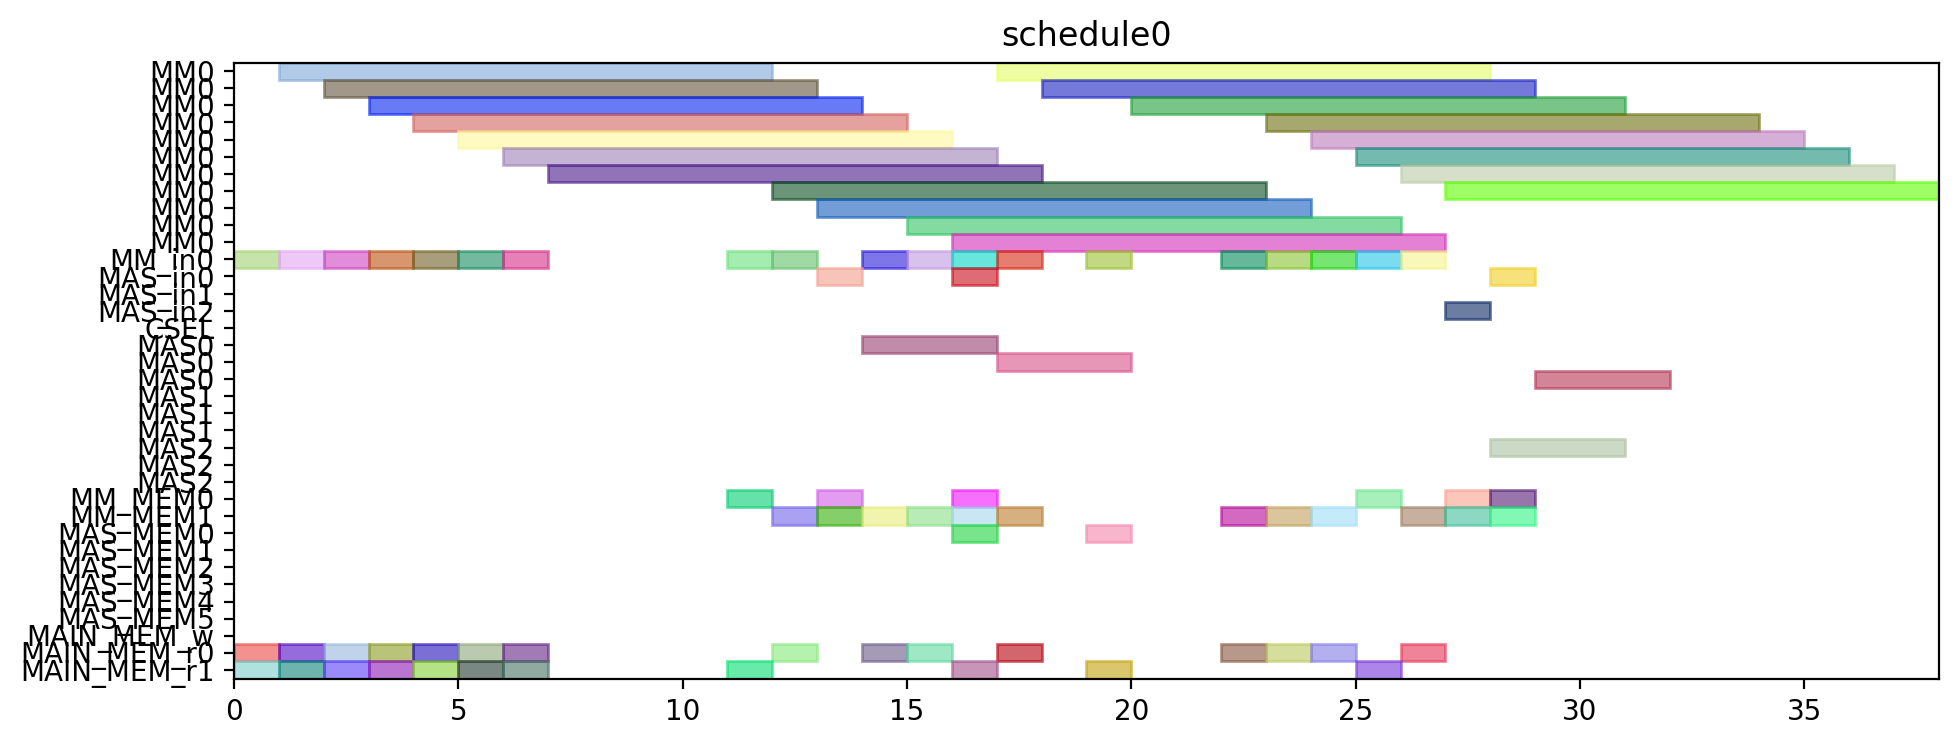

The Python source for this figure:
from pyschedule import Scenario, solvers, plotters, alt


def solve():
	horizon = 120
	S = Scenario("schedule0", horizon=horizon)

	# resource
	MM = S.Resources('MM', num=1, size=11)
	MM_in = S.Resources('MM_in', num=1)
	MAS_in = S.Resources('MAS_in', num=3)
	CSEL = S.Resource('CSEL')
	MAS = S.Resources('MAS', num=3, size=3, periods=range(1, horizon))
	MM_MEM = S.Resources('MM_MEM', num=2)
	MAS_MEM = S.Resources('MAS_MEM', num=6)
	MAIN_MEM_w = S.Resource('MAIN_MEM_w', size=1)
	MAIN_MEM_r = S.Resources('MAIN_MEM_r', num=2)

	# result of previous scheduling

	# new tasks
	Z_exp2 = S.Task('Z_exp2', length=11, delay_cost=1)
	Z_exp2 += alt(MM)
	Z_exp2_in = S.Task('Z_exp2_in', length=1, delay_cost=1)
	Z_exp2_in += alt(MM_in)
	S += Z_exp2_in*MM_in[0]<=Z_exp2*MM[0]
	Z_exp2_mem0 = S.Task('Z_exp2_mem0', length=1, delay_cost=1)
	Z_exp2_mem0 += MAIN_MEM_r[0]
	S += Z_exp2_mem0 <= Z_exp2

	Z_exp2_mem1 = S.Task('Z_exp2_mem1', length=1, delay_cost=1)
	Z_exp2_mem1 += MAIN_MEM_r[1]
	S += Z_exp2_mem1 <= Z_exp2

	NX0 = S.Task('NX0', length=11, delay_cost=1)
	NX0 += alt(MM)
	NX0_in = S.Task('NX0_in', length=1, delay_cost=1)
	NX0_in += alt(MM_in)
	S += NX0_in*MM_in[0]<=NX0*MM[0]
	NX0_mem0 = S.Task('NX0_mem0', length=1, delay_cost=1)
	NX0_mem0 += MAIN_MEM_r[0]
	S += NX0_mem0 <= NX0

	NX0_mem1 = S.Task('NX0_mem1', length=1, delay_cost=1)
	NX0_mem1 += MAIN_MEM_r[1]
	S += NX0_mem1 <= NX0

	k0_10_Z1 = S.Task('k0_10_Z1', length=11, delay_cost=1)
	k0_10_Z1 += alt(MM)
	k0_10_Z1_in = S.Task('k0_10_Z1_in', length=1, delay_cost=1)
	k0_10_Z1_in += alt(MM_in)
	S += k0_10_Z1_in*MM_in[0]<=k0_10_Z1*MM[0]
	k0_10_Z1_mem0 = S.Task('k0_10_Z1_mem0', length=1, delay_cost=1)
	k0_10_Z1_mem0 += MAIN_MEM_r[0]
	S += k0_10_Z1_mem0 <= k0_10_Z1

	k0_10_Z1_mem1 = S.Task('k0_10_Z1_mem1', length=1, delay_cost=1)
	k0_10_Z1_mem1 += MAIN_MEM_r[1]
	S += k0_10_Z1_mem1 <= k0_10_Z1

	DX0 = S.Task('DX0', length=11, delay_cost=1)
	DX0 += alt(MM)
	DX0_in = S.Task('DX0_in', length=1, delay_cost=1)
	DX0_in += alt(MM_in)
	S += DX0_in*MM_in[0]<=DX0*MM[0]
	DX0_mem0 = S.Task('DX0_mem0', length=1, delay_cost=1)
	DX0_mem0 += MAIN_MEM_r[0]
	S += DX0_mem0 <= DX0

	DX0_mem1 = S.Task('DX0_mem1', length=1, delay_cost=1)
	DX0_mem1 += MAIN_MEM_r[1]
	S += DX0_mem1 <= DX0

	NY0 = S.Task('NY0', length=11, delay_cost=1)
	NY0 += alt(MM)
	NY0_in = S.Task('NY0_in', length=1, delay_cost=1)
	NY0_in += alt(MM_in)
	S += NY0_in*MM_in[0]<=NY0*MM[0]
	NY0_mem0 = S.Task('NY0_mem0', length=1, delay_cost=1)
	NY0_mem0 += MAIN_MEM_r[0]
	S += NY0_mem0 <= NY0

	NY0_mem1 = S.Task('NY0_mem1', length=1, delay_cost=1)
	NY0_mem1 += MAIN_MEM_r[1]
	S += NY0_mem1 <= NY0

	k2_14_Z1 = S.Task('k2_14_Z1', length=11, delay_cost=1)
	k2_14_Z1 += alt(MM)
	k2_14_Z1_in = S.Task('k2_14_Z1_in', length=1, delay_cost=1)
	k2_14_Z1_in += alt(MM_in)
	S += k2_14_Z1_in*MM_in[0]<=k2_14_Z1*MM[0]
	k2_14_Z1_mem0 = S.Task('k2_14_Z1_mem0', length=1, delay_cost=1)
	k2_14_Z1_mem0 += MAIN_MEM_r[0]
	S += k2_14_Z1_mem0 <= k2_14_Z1

	k2_14_Z1_mem1 = S.Task('k2_14_Z1_mem1', length=1, delay_cost=1)
	k2_14_Z1_mem1 += MAIN_MEM_r[1]
	S += k2_14_Z1_mem1 <= k2_14_Z1

	DY0 = S.Task('DY0', length=11, delay_cost=1)
	DY0 += alt(MM)
	DY0_in = S.Task('DY0_in', length=1, delay_cost=1)
	DY0_in += alt(MM_in)
	S += DY0_in*MM_in[0]<=DY0*MM[0]
	DY0_mem0 = S.Task('DY0_mem0', length=1, delay_cost=1)
	DY0_mem0 += MAIN_MEM_r[0]
	S += DY0_mem0 <= DY0

	DY0_mem1 = S.Task('DY0_mem1', length=1, delay_cost=1)
	DY0_mem1 += MAIN_MEM_r[1]
	S += DY0_mem1 <= DY0

	Z_exp3 = S.Task('Z_exp3', length=11, delay_cost=1)
	Z_exp3 += alt(MM)
	Z_exp3_in = S.Task('Z_exp3_in', length=1, delay_cost=1)
	Z_exp3_in += alt(MM_in)
	S += Z_exp3_in*MM_in[0]<=Z_exp3*MM[0]
	Z_exp3_mem0 = S.Task('Z_exp3_mem0', length=1, delay_cost=1)
	Z_exp3_mem0 += alt(MM_MEM)
	S += (Z_exp2*MM[0])-1 < Z_exp3_mem0*MM_MEM[0]
	S += Z_exp3_mem0 <= Z_exp3

	Z_exp3_mem1 = S.Task('Z_exp3_mem1', length=1, delay_cost=1)
	Z_exp3_mem1 += MAIN_MEM_r[1]
	S += Z_exp3_mem1 <= Z_exp3

	NX1_ = S.Task('NX1_', length=3, delay_cost=1)
	NX1_ += alt(MAS)
	NX1__in = S.Task('NX1__in', length=1, delay_cost=1)
	NX1__in += alt(MAS_in)
	S += NX1__in*MAS_in[0]<=NX1_*MAS[0]

	S += NX1__in*MAS_in[1]<=NX1_*MAS[1]

	S += NX1__in*MAS_in[2]<=NX1_*MAS[2]

	NX1__mem0 = S.Task('NX1__mem0', length=1, delay_cost=1)
	NX1__mem0 += alt(MM_MEM)
	S += (NX0*MM[0])-1 < NX1__mem0*MM_MEM[0]
	S += NX1__mem0 <= NX1_

	NX1__mem1 = S.Task('NX1__mem1', length=1, delay_cost=1)
	NX1__mem1 += alt(MM_MEM)
	S += (k0_10_Z1*MM[0])-1 < NX1__mem1*MM_MEM[1]
	S += NX1__mem1 <= NX1_

	k0_9_Z2 = S.Task('k0_9_Z2', length=11, delay_cost=1)
	k0_9_Z2 += alt(MM)
	k0_9_Z2_in = S.Task('k0_9_Z2_in', length=1, delay_cost=1)
	k0_9_Z2_in += alt(MM_in)
	S += k0_9_Z2_in*MM_in[0]<=k0_9_Z2*MM[0]
	k0_9_Z2_mem0 = S.Task('k0_9_Z2_mem0', length=1, delay_cost=1)
	k0_9_Z2_mem0 += MAIN_MEM_r[0]
	S += k0_9_Z2_mem0 <= k0_9_Z2

	k0_9_Z2_mem1 = S.Task('k0_9_Z2_mem1', length=1, delay_cost=1)
	k0_9_Z2_mem1 += alt(MM_MEM)
	S += (Z_exp2*MM[0])-1 < k0_9_Z2_mem1*MM_MEM[1]
	S += k0_9_Z2_mem1 <= k0_9_Z2

	k1_9_Z2 = S.Task('k1_9_Z2', length=11, delay_cost=1)
	k1_9_Z2 += alt(MM)
	k1_9_Z2_in = S.Task('k1_9_Z2_in', length=1, delay_cost=1)
	k1_9_Z2_in += alt(MM_in)
	S += k1_9_Z2_in*MM_in[0]<=k1_9_Z2*MM[0]
	k1_9_Z2_mem0 = S.Task('k1_9_Z2_mem0', length=1, delay_cost=1)
	k1_9_Z2_mem0 += MAIN_MEM_r[0]
	S += k1_9_Z2_mem0 <= k1_9_Z2

	k1_9_Z2_mem1 = S.Task('k1_9_Z2_mem1', length=1, delay_cost=1)
	k1_9_Z2_mem1 += alt(MM_MEM)
	S += (Z_exp2*MM[0])-1 < k1_9_Z2_mem1*MM_MEM[1]
	S += k1_9_Z2_mem1 <= k1_9_Z2

	NY1_ = S.Task('NY1_', length=3, delay_cost=1)
	NY1_ += alt(MAS)
	NY1__in = S.Task('NY1__in', length=1, delay_cost=1)
	NY1__in += alt(MAS_in)
	S += NY1__in*MAS_in[0]<=NY1_*MAS[0]

	S += NY1__in*MAS_in[1]<=NY1_*MAS[1]

	S += NY1__in*MAS_in[2]<=NY1_*MAS[2]

	NY1__mem0 = S.Task('NY1__mem0', length=1, delay_cost=1)
	NY1__mem0 += alt(MM_MEM)
	S += (NY0*MM[0])-1 < NY1__mem0*MM_MEM[0]
	S += NY1__mem0 <= NY1_

	NY1__mem1 = S.Task('NY1__mem1', length=1, delay_cost=1)
	NY1__mem1 += alt(MM_MEM)
	S += (k2_14_Z1*MM[0])-1 < NY1__mem1*MM_MEM[1]
	S += NY1__mem1 <= NY1_

	k2_13_Z2 = S.Task('k2_13_Z2', length=11, delay_cost=1)
	k2_13_Z2 += alt(MM)
	k2_13_Z2_in = S.Task('k2_13_Z2_in', length=1, delay_cost=1)
	k2_13_Z2_in += alt(MM_in)
	S += k2_13_Z2_in*MM_in[0]<=k2_13_Z2*MM[0]
	k2_13_Z2_mem0 = S.Task('k2_13_Z2_mem0', length=1, delay_cost=1)
	k2_13_Z2_mem0 += MAIN_MEM_r[0]
	S += k2_13_Z2_mem0 <= k2_13_Z2

	k2_13_Z2_mem1 = S.Task('k2_13_Z2_mem1', length=1, delay_cost=1)
	k2_13_Z2_mem1 += alt(MM_MEM)
	S += (Z_exp2*MM[0])-1 < k2_13_Z2_mem1*MM_MEM[1]
	S += k2_13_Z2_mem1 <= k2_13_Z2

	k3_14_Z2 = S.Task('k3_14_Z2', length=11, delay_cost=1)
	k3_14_Z2 += alt(MM)
	k3_14_Z2_in = S.Task('k3_14_Z2_in', length=1, delay_cost=1)
	k3_14_Z2_in += alt(MM_in)
	S += k3_14_Z2_in*MM_in[0]<=k3_14_Z2*MM[0]
	k3_14_Z2_mem0 = S.Task('k3_14_Z2_mem0', length=1, delay_cost=1)
	k3_14_Z2_mem0 += MAIN_MEM_r[0]
	S += k3_14_Z2_mem0 <= k3_14_Z2

	k3_14_Z2_mem1 = S.Task('k3_14_Z2_mem1', length=1, delay_cost=1)
	k3_14_Z2_mem1 += alt(MM_MEM)
	S += (Z_exp2*MM[0])-1 < k3_14_Z2_mem1*MM_MEM[1]
	S += k3_14_Z2_mem1 <= k3_14_Z2

	Z_exp4 = S.Task('Z_exp4', length=11, delay_cost=1)
	Z_exp4 += alt(MM)
	Z_exp4_in = S.Task('Z_exp4_in', length=1, delay_cost=1)
	Z_exp4_in += alt(MM_in)
	S += Z_exp4_in*MM_in[0]<=Z_exp4*MM[0]
	Z_exp4_mem0 = S.Task('Z_exp4_mem0', length=1, delay_cost=1)
	Z_exp4_mem0 += alt(MM_MEM)
	S += (Z_exp3*MM[0])-1 < Z_exp4_mem0*MM_MEM[0]
	S += Z_exp4_mem0 <= Z_exp4

	Z_exp4_mem1 = S.Task('Z_exp4_mem1', length=1, delay_cost=1)
	Z_exp4_mem1 += MAIN_MEM_r[1]
	S += Z_exp4_mem1 <= Z_exp4

	NX1 = S.Task('NX1', length=11, delay_cost=1)
	NX1 += alt(MM)
	NX1_in = S.Task('NX1_in', length=1, delay_cost=1)
	NX1_in += alt(MM_in)
	S += NX1_in*MM_in[0]<=NX1*MM[0]
	NX1_mem0 = S.Task('NX1_mem0', length=1, delay_cost=1)
	NX1_mem0 += alt(MAS_MEM)
	S += (NX1_*MAS[0])-1 < NX1_mem0*MAS_MEM[0]
	S += (NX1_*MAS[1])-1 < NX1_mem0*MAS_MEM[2]
	S += (NX1_*MAS[2])-1 < NX1_mem0*MAS_MEM[4]
	S += NX1_mem0 <= NX1

	NX1_mem1 = S.Task('NX1_mem1', length=1, delay_cost=1)
	NX1_mem1 += MAIN_MEM_r[1]
	S += NX1_mem1 <= NX1

	k0_8_Z3 = S.Task('k0_8_Z3', length=11, delay_cost=1)
	k0_8_Z3 += alt(MM)
	k0_8_Z3_in = S.Task('k0_8_Z3_in', length=1, delay_cost=1)
	k0_8_Z3_in += alt(MM_in)
	S += k0_8_Z3_in*MM_in[0]<=k0_8_Z3*MM[0]
	k0_8_Z3_mem0 = S.Task('k0_8_Z3_mem0', length=1, delay_cost=1)
	k0_8_Z3_mem0 += MAIN_MEM_r[0]
	S += k0_8_Z3_mem0 <= k0_8_Z3

	k0_8_Z3_mem1 = S.Task('k0_8_Z3_mem1', length=1, delay_cost=1)
	k0_8_Z3_mem1 += alt(MM_MEM)
	S += (Z_exp3*MM[0])-1 < k0_8_Z3_mem1*MM_MEM[1]
	S += k0_8_Z3_mem1 <= k0_8_Z3

	DX1_ = S.Task('DX1_', length=3, delay_cost=1)
	DX1_ += alt(MAS)
	DX1__in = S.Task('DX1__in', length=1, delay_cost=1)
	DX1__in += alt(MAS_in)
	S += DX1__in*MAS_in[0]<=DX1_*MAS[0]

	S += DX1__in*MAS_in[1]<=DX1_*MAS[1]

	S += DX1__in*MAS_in[2]<=DX1_*MAS[2]

	DX1__mem0 = S.Task('DX1__mem0', length=1, delay_cost=1)
	DX1__mem0 += alt(MM_MEM)
	S += (DX0*MM[0])-1 < DX1__mem0*MM_MEM[0]
	S += DX1__mem0 <= DX1_

	DX1__mem1 = S.Task('DX1__mem1', length=1, delay_cost=1)
	DX1__mem1 += alt(MM_MEM)
	S += (k1_9_Z2*MM[0])-1 < DX1__mem1*MM_MEM[1]
	S += DX1__mem1 <= DX1_

	k1_8_Z3 = S.Task('k1_8_Z3', length=11, delay_cost=1)
	k1_8_Z3 += alt(MM)
	k1_8_Z3_in = S.Task('k1_8_Z3_in', length=1, delay_cost=1)
	k1_8_Z3_in += alt(MM_in)
	S += k1_8_Z3_in*MM_in[0]<=k1_8_Z3*MM[0]
	k1_8_Z3_mem0 = S.Task('k1_8_Z3_mem0', length=1, delay_cost=1)
	k1_8_Z3_mem0 += MAIN_MEM_r[0]
	S += k1_8_Z3_mem0 <= k1_8_Z3

	k1_8_Z3_mem1 = S.Task('k1_8_Z3_mem1', length=1, delay_cost=1)
	k1_8_Z3_mem1 += alt(MM_MEM)
	S += (Z_exp3*MM[0])-1 < k1_8_Z3_mem1*MM_MEM[1]
	S += k1_8_Z3_mem1 <= k1_8_Z3

	NY1 = S.Task('NY1', length=11, delay_cost=1)
	NY1 += alt(MM)
	NY1_in = S.Task('NY1_in', length=1, delay_cost=1)
	NY1_in += alt(MM_in)
	S += NY1_in*MM_in[0]<=NY1*MM[0]
	NY1_mem0 = S.Task('NY1_mem0', length=1, delay_cost=1)
	NY1_mem0 += alt(MAS_MEM)
	S += (NY1_*MAS[0])-1 < NY1_mem0*MAS_MEM[0]
	S += (NY1_*MAS[1])-1 < NY1_mem0*MAS_MEM[2]
	S += (NY1_*MAS[2])-1 < NY1_mem0*MAS_MEM[4]
	S += NY1_mem0 <= NY1

	NY1_mem1 = S.Task('NY1_mem1', length=1, delay_cost=1)
	NY1_mem1 += MAIN_MEM_r[1]
	S += NY1_mem1 <= NY1

	k2_12_Z3 = S.Task('k2_12_Z3', length=11, delay_cost=1)
	k2_12_Z3 += alt(MM)
	k2_12_Z3_in = S.Task('k2_12_Z3_in', length=1, delay_cost=1)
	k2_12_Z3_in += alt(MM_in)
	S += k2_12_Z3_in*MM_in[0]<=k2_12_Z3*MM[0]
	k2_12_Z3_mem0 = S.Task('k2_12_Z3_mem0', length=1, delay_cost=1)
	k2_12_Z3_mem0 += MAIN_MEM_r[0]
	S += k2_12_Z3_mem0 <= k2_12_Z3

	k2_12_Z3_mem1 = S.Task('k2_12_Z3_mem1', length=1, delay_cost=1)
	k2_12_Z3_mem1 += alt(MM_MEM)
	S += (Z_exp3*MM[0])-1 < k2_12_Z3_mem1*MM_MEM[1]
	S += k2_12_Z3_mem1 <= k2_12_Z3

	DY1_ = S.Task('DY1_', length=3, delay_cost=1)
	DY1_ += alt(MAS)
	DY1__in = S.Task('DY1__in', length=1, delay_cost=1)
	DY1__in += alt(MAS_in)
	S += DY1__in*MAS_in[0]<=DY1_*MAS[0]

	S += DY1__in*MAS_in[1]<=DY1_*MAS[1]

	S += DY1__in*MAS_in[2]<=DY1_*MAS[2]

	DY1__mem0 = S.Task('DY1__mem0', length=1, delay_cost=1)
	DY1__mem0 += alt(MM_MEM)
	S += (DY0*MM[0])-1 < DY1__mem0*MM_MEM[0]
	S += DY1__mem0 <= DY1_

	DY1__mem1 = S.Task('DY1__mem1', length=1, delay_cost=1)
	DY1__mem1 += alt(MM_MEM)
	S += (k3_14_Z2*MM[0])-1 < DY1__mem1*MM_MEM[1]
	S += DY1__mem1 <= DY1_

	k3_13_Z3 = S.Task('k3_13_Z3', length=11, delay_cost=1)
	k3_13_Z3 += alt(MM)
	k3_13_Z3_in = S.Task('k3_13_Z3_in', length=1, delay_cost=1)
	k3_13_Z3_in += alt(MM_in)
	S += k3_13_Z3_in*MM_in[0]<=k3_13_Z3*MM[0]
	k3_13_Z3_mem0 = S.Task('k3_13_Z3_mem0', length=1, delay_cost=1)
	k3_13_Z3_mem0 += MAIN_MEM_r[0]
	S += k3_13_Z3_mem0 <= k3_13_Z3

	k3_13_Z3_mem1 = S.Task('k3_13_Z3_mem1', length=1, delay_cost=1)
	k3_13_Z3_mem1 += alt(MM_MEM)
	S += (Z_exp3*MM[0])-1 < k3_13_Z3_mem1*MM_MEM[1]
	S += k3_13_Z3_mem1 <= k3_13_Z3

	solvers.mip.solve(S,msg=1,kind='CPLEX',ratio_gap=1.01)

	solution = [['hoge']*len(S.solution()[1]) for i in range(len(S.solution()))]
	for i in range(len(S.solution())):
		for j in range(len(S.solution()[i])):
			solution[i][j]=str(S.solution()[i][j])
	print(solution)

	cycles = int(solution[-1][3])

	pic_file_name = "/mnt/rose/usr1/fukuda/ABE/multiRAM_multiMAS_16mux/scheduling_result/stage11MM1_stage3MAS3/ISOGENY/schedule0.png"
	if(S.solution() != []):
		plotters.matplotlib.plot(S,img_filename=pic_file_name, show_task_labels=False, fig_size=(cycles*0.25+3, 4))

	return solution
